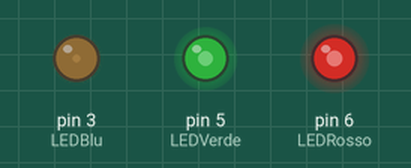
Recording of a sketch running on a simulated Arduino Uno, built with avr-gcc and run on an emulated ATmega328P. Shown: output pins drawn as LEDs (lit = HIGH). Random numbers use the default seed unless the sketch sets one.

Above: at 0.2 s.
At 4.6 s:
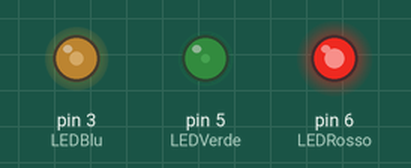
At 9.4 s:
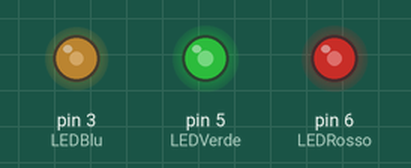
At 19.81 s:
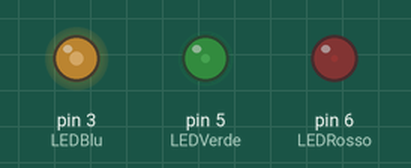
At 29.42 s:
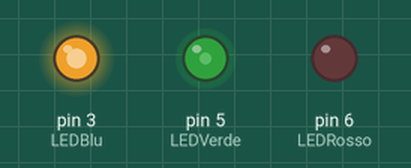
At 39.43 s:
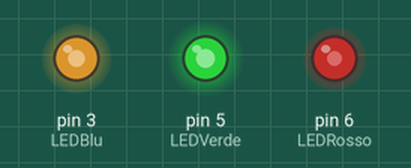
Timing chart, 0 to 40.0 s (numbered marks = the images above):
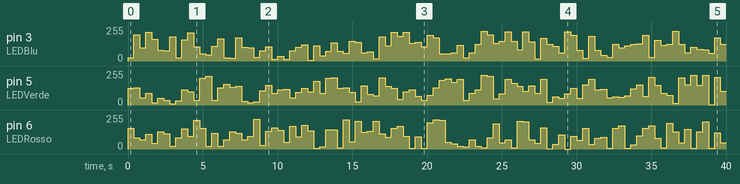

Measured:
- by itself, pin 3 (LEDBlu): 0/255 → 23/255 at 0.00 s, → 197/255 0.40 s later, → 98/255 0.40 s later, → 215/255 0.40 s later, … (100 changes in this stretch)
- by itself, pin 5 (LEDVerde): 0/255 → 124/255 at 0.00 s, → 130/255 0.40 s later, → 53/255 0.40 s later, → 90/255 0.40 s later, … (100 changes in this stretch)

The sketch:

LED_RGB.ino
```cpp
// (licence header left out)
#define LEDRosso 6
#define LEDVerde 5
#define LEDBlu 3

void setup() {

 pinMode(LEDRosso, OUTPUT);
 pinMode(LEDVerde, OUTPUT);
 pinMode(LEDBlu, OUTPUT);

}

void loop() {

 // Dichiaro tre variabili intere per scriverci un numero casuale, corrispondente all'intensità del singolo colore

 int RandomValueRosso = random(0, 225);
 int RandomValueVerde = random(0, 225);
 int RandomValueBlu = random(0, 225);

// Piloto i singoli LED (RGB) con i valori assegnati dalla funzione random, generando dei colori casuali

 analogWrite(LEDRosso, RandomValueRosso);
 analogWrite(LEDVerde, RandomValueVerde);
 analogWrite(LEDBlu, RandomValueBlu);
 delay(400);

}
```
